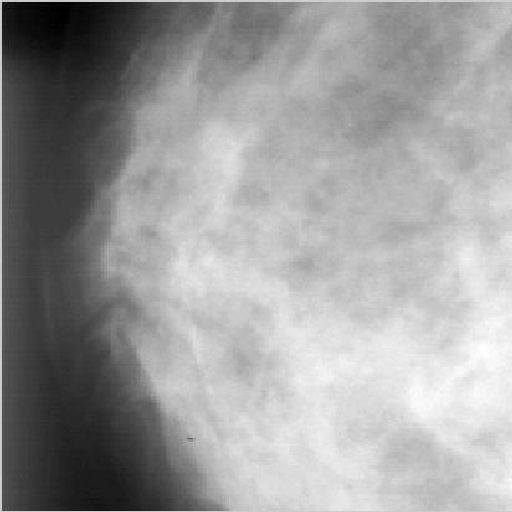
%> input picture ImageProcessing/Homework/HW2/mammogram.jpg, 512 x 512 px
$ octave HW2.m   (GNU Octave 9; MATLAB toolbox functions it lacks are replaced by stand-ins)
%> lines starting %> are read from the running program, lines starting %| are printed output that depends on the picture; in (x1, y1, x2, y2) boxes, pixels count from 0 and x2, y2 are one past the last pixel; in counts of white or black regions, pixels touching at a corner belong together; the program's own positions count from 1
clear
clc

%% Exercise 1
mam = imread('mammogram.jpg');
%> mam is the input picture: size 512x512 uint8; min 0, max 255, mean 155.4
thresh = 100; % by inspection of the histogram
result1 = mam < thresh;
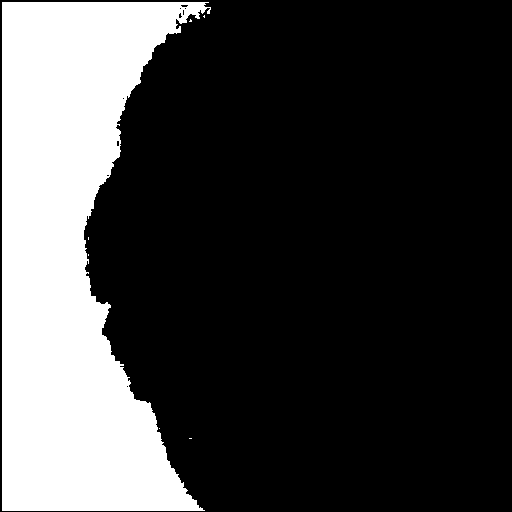
%> result1: size 512x512 logical; 25% white; 7 white regions (6 under 20 px), largest, box (x1, y1, x2, y2) and area: (2, 2, 211, 511) 65521
result2 = ApproxContour(result1, 0.1, @edgedecision);
%> after the loop in ApproxContour, `for x = 2:(r - 1)`:
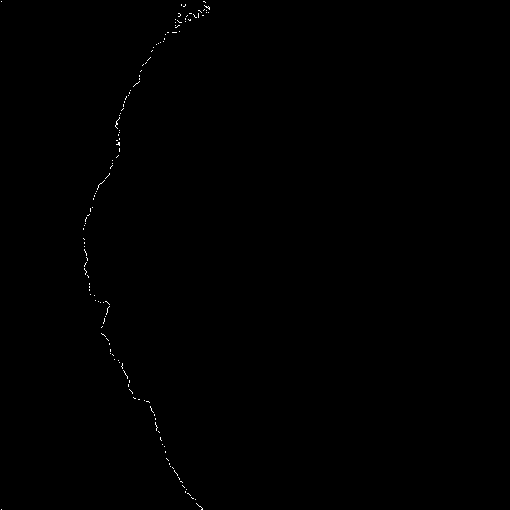
%> finalimg: size 510x510 double; values 0 (black) and 1 (white), 0.16% white in thin lines or dots, all inside (x1, y1, x2, y2) = (1, 1, 210, 510)
imshow(result2)


%% Exercise 2
mnist = rgb2gray(imread('./mnist.png'));
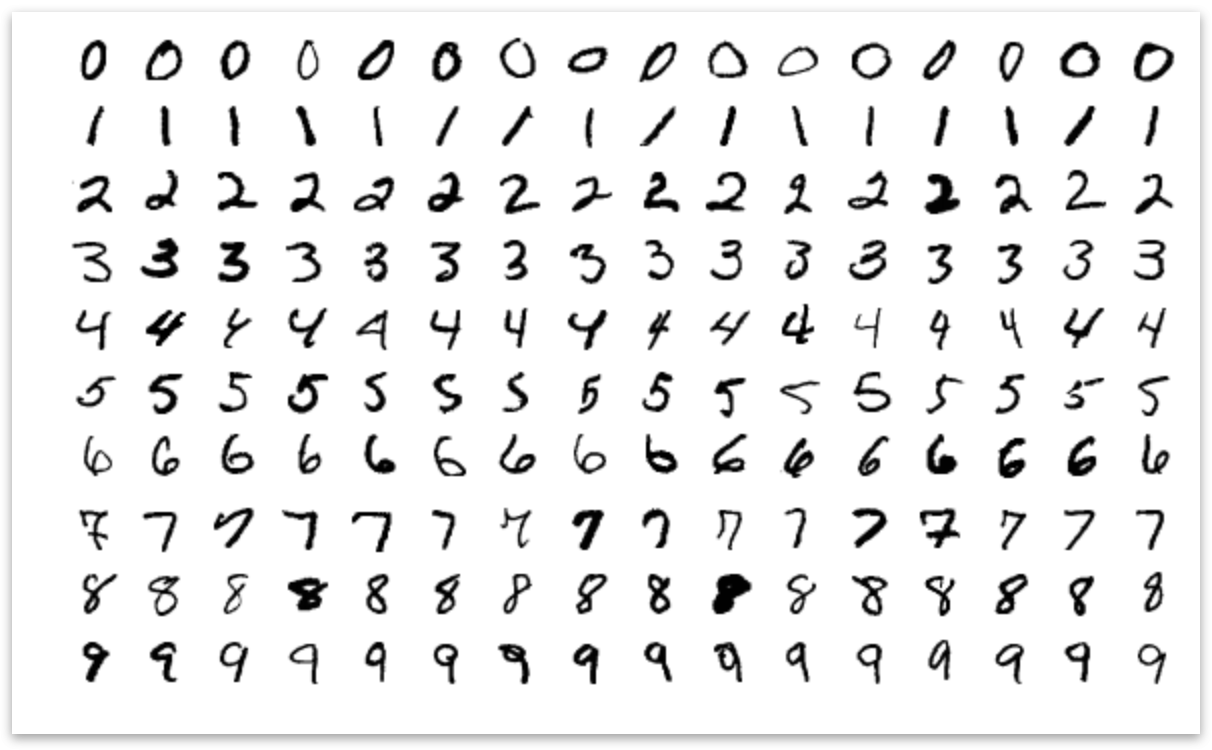
%> input picture ImageProcessing/Homework/HW2/mnist.png, 1212 x 750 px
%> mnist: size 750x1212 uint8; min 0, max 255, mean 235.4
mnistBW = imbinarize(mnist, graythresh(mnist));
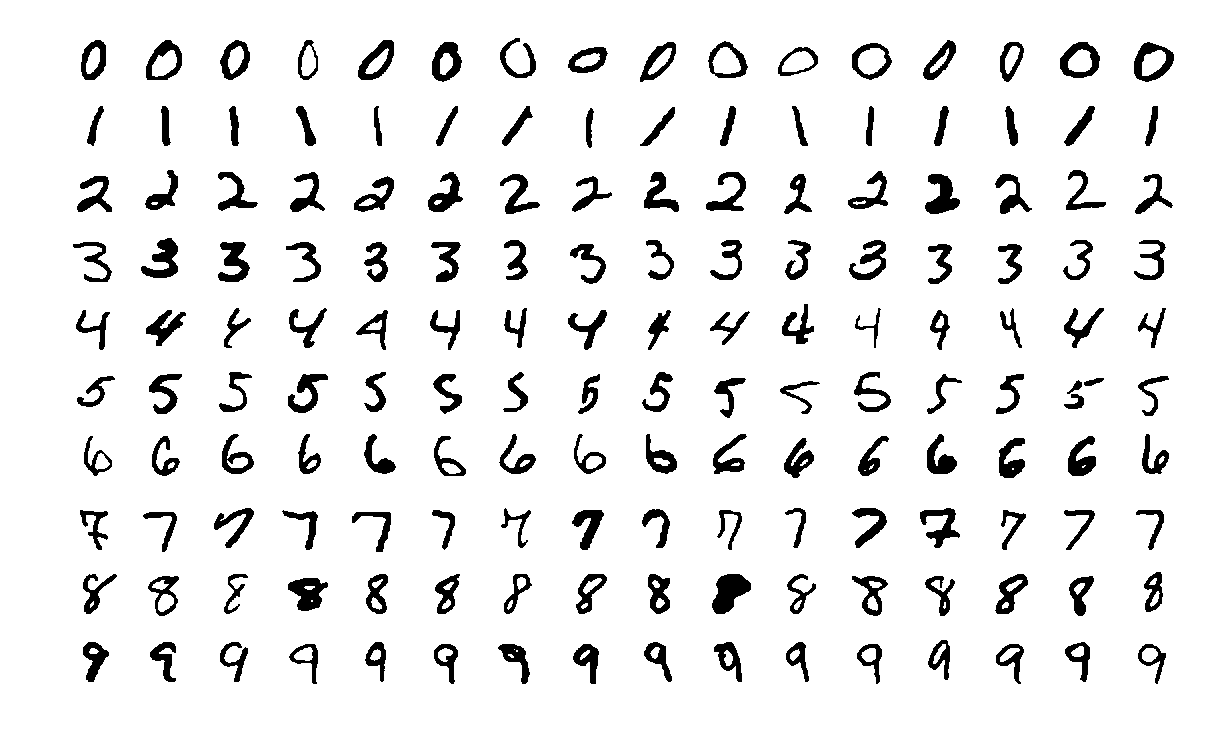
%> mnistBW: size 750x1212 logical; 92% white; 162 black regions, largest, box (x1, y1, x2, y2) and area: (712, 574, 751, 614) 976, (288, 578, 328, 611) 806, (925, 174, 960, 214) 795
TBW = mnistBW(371:417, 141:185);
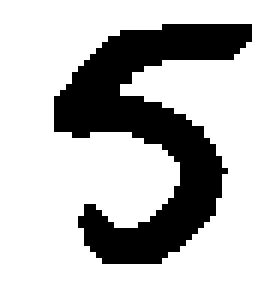
%> TBW: size 47x45 logical (shown 6 times larger); 73% white; 1 black region, box (x1, y1, x2, y2) and area: (9, 4, 42, 44) 570
%> the run ends on the next line
J1 = TemplateMatch(mnistBW, TBW, @bwmatch);
% [55 lines not run here, left out]
function finalimg = ApproxContour(img, b, f)

    n = 3;
    [r, c] = size(img);
    finalimg = zeros(r - 2, c - 2);

    for x = 2:(r - 1)
        for y = 2:(c - 1)

            W = img((x - 1):(x + 1), (y - 1):(y + 1));
            functionlogic = f(W, n, b);
            finalimg(x - 1, y - 1) = functionlogic;
        end
    end

end

function edgescore = edgedecision(W, n, b)
    edgescore = (sum(W(:)) / (n^2) > (0.5 - b)) && (sum(W(:)) / (n^2) < (0.5 + b));
end

function finalimg = TemplateMatch(img, T, f)

    [r, c] = size(img);
    [rT, cT] = size(T);
    rcorrect = floor(rT / 2);
    ccorrect = floor(cT / 2);
    finalimg = zeros(r - rcorrect, c - ccorrect);

    for x = (1 + rcorrect):(r - rcorrect)
        for y = (1 + ccorrect):(c - ccorrect)
            W = img((x - rcorrect):(x + rcorrect), ...
                (y - ccorrect):(y + ccorrect));
            functionlogic = f(W, T);
            finalimg(x - rcorrect, y - ccorrect) = functionlogic;
        end
    end


end

function score = bwmatch(W, T)
    score = sum((W(:) & T(:)) | (~(W(:) | T(:)))) / numel(T);
end
